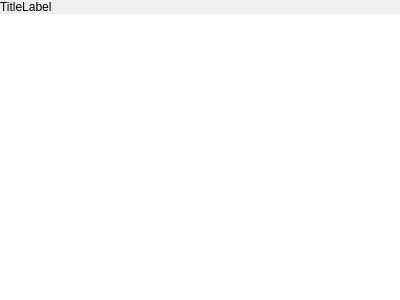
<?xml version="1.0" encoding="UTF-8"?>
<ui version="4.0">
 <class>GitHubWorkflowJobBrowser</class>
 <widget class="QWidget" name="GitHubWorkflowJobBrowser">
  <property name="geometry">
   <rect>
    <x>0</x>
    <y>0</y>
    <width>400</width>
    <height>300</height>
   </rect>
  </property>
  <property name="windowTitle">
   <string notr="true">Form</string>
  </property>
  <layout class="QVBoxLayout" name="verticalLayout">
   <property name="spacing">
    <number>0</number>
   </property>
   <property name="leftMargin">
    <number>0</number>
   </property>
   <property name="topMargin">
    <number>0</number>
   </property>
   <property name="rightMargin">
    <number>0</number>
   </property>
   <property name="bottomMargin">
    <number>0</number>
   </property>
   <item>
    <widget class="tTitleLabel" name="titleLabel">
     <property name="text">
      <string notr="true">TitleLabel</string>
     </property>
    </widget>
   </item>
   <item>
    <widget class="QListView" name="listView">
     <property name="frameShape">
      <enum>QFrame::NoFrame</enum>
     </property>
    </widget>
   </item>
  </layout>
 </widget>
 <customwidgets>
  <customwidget>
   <class>tTitleLabel</class>
   <extends>QLabel</extends>
   <header location="global">ttitlelabel.h</header>
   <slots>
    <signal>backButtonClicked()</signal>
   </slots>
  </customwidget>
 </customwidgets>
 <resources/>
 <connections/>
</ui>
